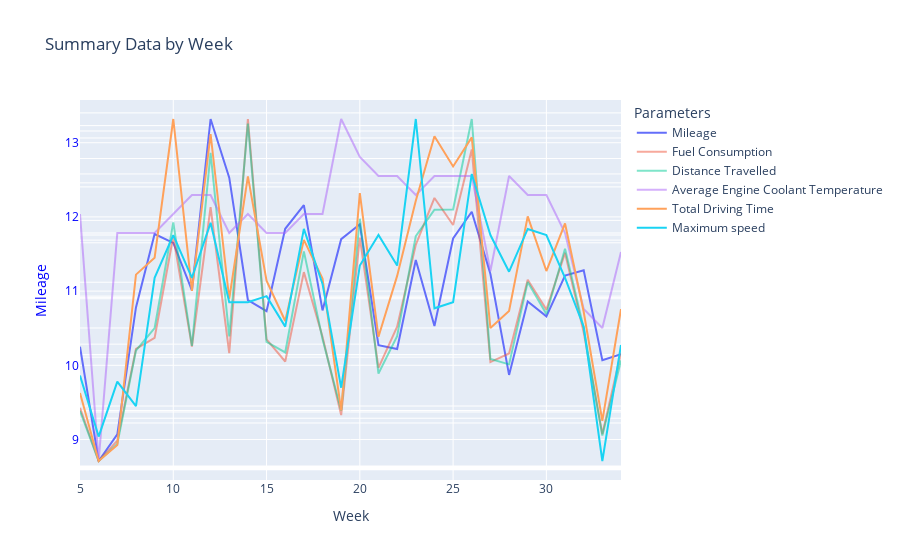

Source (notebook cell):
### Markdown cell above
Plotting the historic Data

### Code cell
import plotly.express as px
import plotly.graph_objects as go

fig = go.Figure()

fig.add_trace(go.Scatter(x=summary_df['timeframe'], y=summary_df['mileage'], 
                         mode='lines', name='Mileage', yaxis='y1'))

fig.add_trace(go.Scatter(x=summary_df['timeframe'], y=summary_df['fuel'], 
                         mode='lines', name='Fuel Consumption', yaxis='y2', opacity=0.5))

fig.add_trace(go.Scatter(x=summary_df['timeframe'], y=summary_df['distance'], 
                         mode='lines', name='Distance Travelled', yaxis='y3',opacity=0.5))

fig.add_trace(go.Scatter(x=summary_df['timeframe'], y=summary_df['coolant_temp'], 
                         mode='lines', name='Average Engine Coolant Temperature', yaxis='y4',opacity=0.5))

fig.add_trace(go.Scatter(x=summary_df['timeframe'], y=summary_df['total_drive_time'], 
                         mode='lines', name='Total Driving Time', yaxis='y5'))

fig.add_trace(go.Scatter(x=summary_df['timeframe'], y=summary_df['max_speed'], 
                         mode='lines', name='Maximum speed', yaxis='y6'))


fig.update_layout(
    title=f'Summary Data by {ch.capitalize()}',
    xaxis=dict(title=ch.capitalize()),

    yaxis=dict(
        title="Mileage",
        titlefont=dict(color="blue"),
        tickfont=dict(color="blue"),
    ),

    yaxis2=dict(
        overlaying="y",
        showticklabels=False
    ),
    
    yaxis3=dict(
        overlaying="y",
        showticklabels=False
    ),
    
    yaxis4=dict(
        overlaying="y",
        showticklabels=False
    ),

    yaxis5=dict(
        overlaying="y",
        showticklabels=False
    ),
    yaxis6=dict(
        overlaying="y",
        showticklabels=False
    ),

    legend_title_text='Parameters'
)

fig.show()

### Figure 1 — Plotly figure (JSON) as saved in the notebook; plotly's stock layout.template omitted (floating-point values rounded to 4 significant figures)
{"data": [{"mode": "lines", "name": "Mileage", "type": "scatter", "x": [5, 6, 7, 8, 9, 10, 11, 12, 13, 14, 15, 16, 17, 18, 19, 20, 21, 22, 23, 24, 25, 26, 27, 28, 29, 30, 31, 32, 33, 34], "y": [10.25, 8.71, 9.07, 10.78, 11.77, 11.65, 11.01, 13.32, 12.53, 10.88, 10.73, 11.84, 12.16, 10.74, 11.7, 11.9, 10.27, 10.22, 11.42, 10.53, 11.71, 12.07, 11.23, 9.87, 10.86, 10.66, 11.21, 11.28, 10.07, 10.15], "yaxis": "y"}, {"mode": "lines", "name": "Fuel Consumption", "opacity": 0.5, "type": "scatter", "x": [5, 6, 7, 8, 9, 10, 11, 12, 13, 14, 15, 16, 17, 18, 19, 20, 21, 22, 23, 24, 25, 26, 27, 28, 29, 30, 31, 32, 33, 34], "y": [4.85, 0.56, 2.21, 9.62, 10.51, 18.72, 9.8, 21.06, 9.28, 28.19, 10.38, 8.6, 15.82, 10.6, 4.27, 18.61, 8.09, 11.41, 18.02, 21.81, 19.63, 25.73, 8.55, 9.25, 15.2, 12.79, 17.37, 10.96, 2.74, 9.33], "yaxis": "y2"}, {"mode": "lines", "name": "Distance Travelled", "opacity": 0.5, "type": "scatter", "x": [5, 6, 7, 8, 9, 10, 11, 12, 13, 14, 15, 16, 17, 18, 19, 20, 21, 22, 23, 24, 25, 26, 27, 28, 29, 30, 31, 32, 33, 34], "y": [49.75, 4.9, 20.07, 103.7, 123.7, 218.1, 107.9, 280.4, 116.3, 306.7, 111.4, 101.9, 192.3, 113.9, 49.95, 221.5, 83.12, 116.6, 205.8, 229.6, 229.7, 310.7, 96.05, 91.3, 165.0, 136.3, 194.7, 123.7, 27.62, 94.68], "yaxis": "y3"}, {"mode": "lines", "name": "Average Engine Coolant Temperature", "opacity": 0.5, "type": "scatter", "x": [5, 6, 7, 8, 9, 10, 11, 12, 13, 14, 15, 16, 17, 18, 19, 20, 21, 22, 23, 24, 25, 26, 27, 28, 29, 30, 31, 32, 33, 34], "y": [86, 73, 85, 85, 85, 86, 87, 87, 85, 86, 85, 85, 86, 86, 91, 89, 88, 88, 87, 88, 88, 88, 83, 88, 87, 87, 85, 81, 80, 84], "yaxis": "y4"}, {"mode": "lines", "name": "Total Driving Time", "type": "scatter", "x": [5, 6, 7, 8, 9, 10, 11, 12, 13, 14, 15, 16, 17, 18, 19, 20, 21, 22, 23, 24, 25, 26, 27, 28, 29, 30, 31, 32, 33, 34], "y": [133.2, 14.33, 42.13, 339.8, 369.4, 611.5, 311.6, 585.3, 297.6, 511.3, 329.3, 258.8, 400.5, 333.0, 102.7, 482.2, 231.2, 337.5, 468.7, 581.4, 528.6, 579.4, 246.5, 276.3, 441.4, 346.0, 429.1, 275, 84.27, 279.6], "yaxis": "y5"}, {"mode": "lines", "name": "Maximum speed", "type": "scatter", "x": [5, 6, 7, 8, 9, 10, 11, 12, 13, 14, 15, 16, 17, 18, 19, 20, 21, 22, 23, 24, 25, 26, 27, 28, 29, 30, 31, 32, 33, 34], "y": [77, 67, 76, 72, 93, 100, 93, 102, 89, 89, 90, 85, 101, 92, 75, 95, 100, 95, 119, 88, 89, 110, 100, 94, 101, 100, 93, 85, 63, 82], "yaxis": "y6"}], "layout": {"legend": {"title": {"text": "Parameters"}}, "title": {"text": "Summary Data by Week"}, "xaxis": {"title": {"text": "Week"}}, "yaxis": {"tickfont": {"color": "blue"}, "title": {"font": {"color": "blue"}, "text": "Mileage"}}, "yaxis2": {"overlaying": "y", "showticklabels": false}, "yaxis3": {"overlaying": "y", "showticklabels": false}, "yaxis4": {"overlaying": "y", "showticklabels": false}, "yaxis5": {"overlaying": "y", "showticklabels": false}, "yaxis6": {"overlaying": "y", "showticklabels": false}}}
